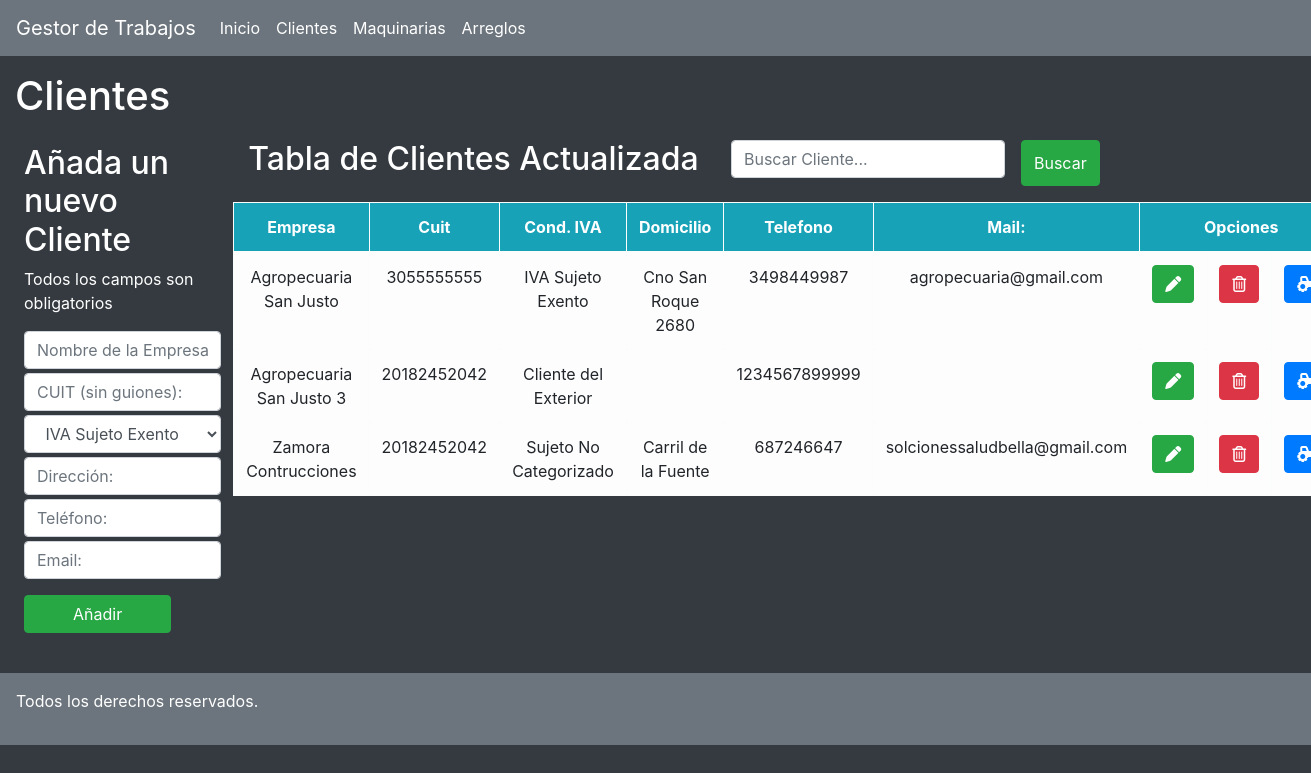
The page /clientes/listado/ on the database as committed earlier.
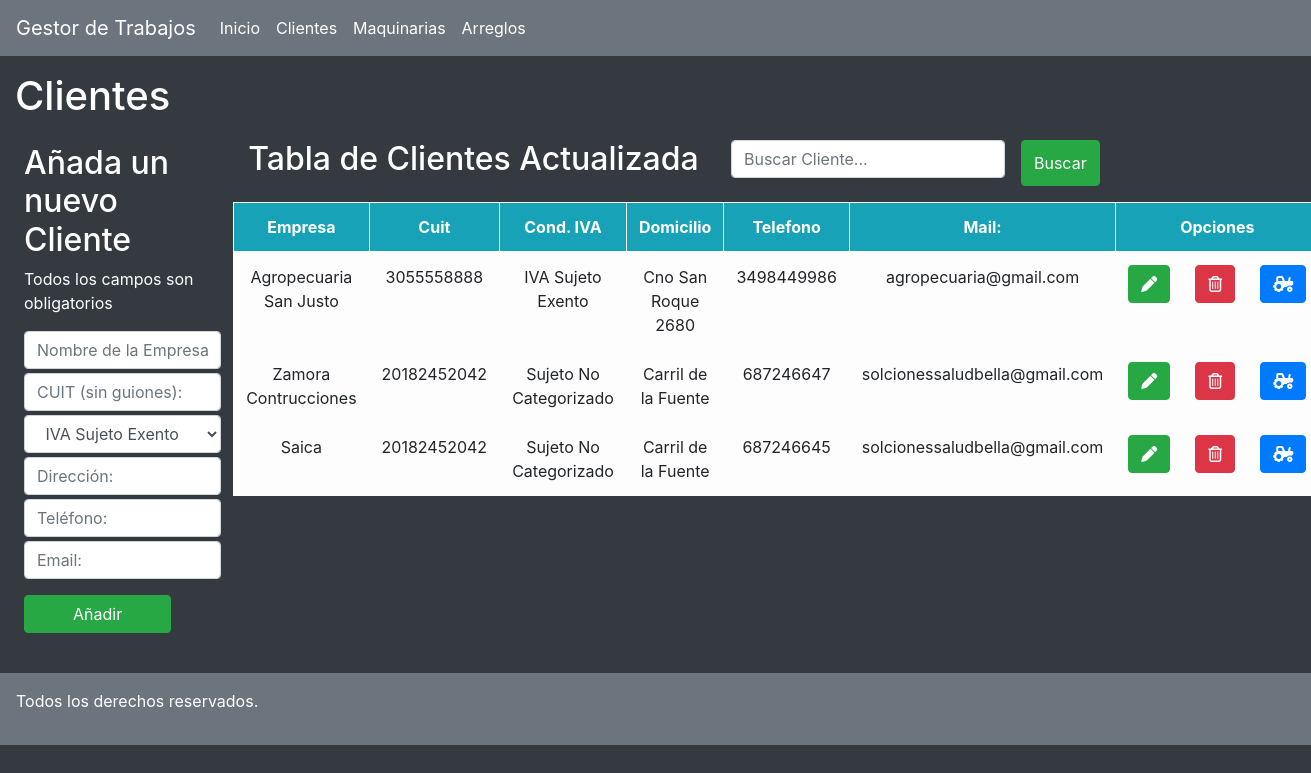
The same page on the database as committed later.
### clientes/models.py (models this page shows, shortened)
class Clientes(models.Model):
    empresa = models.CharField(max_length=50,null=True,blank=True)
    condicion_iva = models.CharField(max_length=30)
    telefono = models.IntegerField(null=True,blank=True)
    domicilio = models.CharField(max_length=100)
    mail = models.EmailField(null=True,blank=True)
    cuit = models.IntegerField()

### clientes/views.py (the view)
# urls.py: path('listado/', clientes, name='clientes'),
def clientes(request):
    abuscar = request.GET.get("clientebuscado")
    cliente = Clientes.objects.all()
    if abuscar:
        cliente = Clientes.objects.filter(
            Q(empresa__icontains = abuscar) |
            Q(cuit__icontains = abuscar) |
            Q(domicilio__icontains = abuscar)
        ).distinct()
    return render(request, 'clientes.html', {"clientes":cliente})

### clientes/templates/clientes.html (shortened to what this page needs)
{% extends "./base.html" %}
{% block body%}
<div class="col-12">
    <h1 class="mt-3 text-white">Clientes</h1>
</div>
<div class="row m-3">
    <div class="col-2 p-2 text-white">
        <h2>Añada un nuevo Cliente</h2>
        <p class="warning">Todos los campos son obligatorios</p>
        <form action="../add/" class="form-group" method="POST">
            <input type="text" name="empresa" class="form-control mt-1" placeholder="Nombre de la Empresa:">
            <input type="number" name="cuit" class="form-control mt-1" placeholder="CUIT (sin guiones):">
            <select class="form-control my-1" aria-label=".form-select-sm example" name="iva" id="">
                <option value="IVA Sujeto Exento">&nbsp;IVA Sujeto Exento</option>
            </select>
            <input type="text" name="domicilio" class="form-control mt-1" placeholder="Dirección:">
            <input type="number" name="telefono" class="form-control mt-1" placeholder="Teléfono:">
            <input type="text" name="mail" class="form-control mt-1" placeholder="Email:">
            <button class="btn btn-success aling-center px-5 mt-3">Añadir</button>
        </form>
    </div>
    <div class="col-10 p-1">
        <div class="d-flex justify-content-md-between mb-3 col-10">
            <h2 class="text-white">Tabla de Clientes Actualizada</h2>
            <form class="d-flex justify-content-end" method="GET">
                <input class="form-control me-2" type="search" name="clientebuscado" placeholder="Buscar Cliente..." aria-label="Search" value={{request.GET.clientebuscado}}>
                <button class="btn btn-success ml-3" type="submit">Buscar</button>
            </form>
        </div>
        <table class="table text-center table-bordered table-light table-hover">
            <thead class="bg-info text-white">
                <tr>
                    <th>Empresa</th>
                    <th>Cuit</th>
                    <th>Cond. IVA</th>
                    <th>Domicilio</th>
                    <th>Telefono</th>
                    <th >Mail:</th>
                    <th colspan="3" class="col-1">Opciones</th>
                </tr>
            </thead>
            <tbody class="">
                {% for clientes in clientes %}
                    <tr>
                        <td> {{ clientes.empresa}} </td>
                        <td> {{ clientes.cuit}} </td>
                        <td> {{ clientes.condicion_iva}} </td>
                        <td> {{ clientes.domicilio}} </td>
                        <td> {{ clientes.telefono}} </td>
                        <td> {{ clientes.mail}} </td>
                        <td><a href="{% url 'edit' clientes.id %}" class="btn btn-success"><i class="fas fa-pen"></i></a></td>
                        <td><a href="{% url 'delete' clientes.id %}" class="btn btn-danger"><i class="far fa-trash-alt"></i></a></td>
                        <td><a href="../maquinarias-cliente/{{clientes.id}}" class="btn btn-primary"><i class="fas fa-tractor"></i></a></td>
                    </tr>
                {% endfor %}
            </tbody>
        </table>
    </div>
</div>
{%endblock%}

### clientes/templates/base.html (shortened to what this page needs)
<!DOCTYPE html>
<html lang="en">
<head>
    {% load static %}
    <link rel="stylesheet" href="https://cdn.jsdelivr.net/npm/bootstrap@4.6.1/dist/css/bootstrap.min.css">
    <link rel="stylesheet" href="{% static 'css/style.css' %}">
</head>
<body class="bg-dark">
  <nav class="navbar navbar-expand-lg navbar-light bg-secondary">
    <a class="navbar-brand text-white" href="{% url 'index' %}">Gestor de Trabajos</a>
    <div class="collapse navbar-collapse" id="navbarNav">
        <ul class="navbar-nav">
          <li class="nav-item">
            <a class="nav-link text-white" href="{% url 'index' %}">Inicio <span class="sr-only">(current)</span></a>
          </li>
          <li class="nav-item active">
            <a class="nav-link text-white" href="{% url 'clientes'%}">Clientes</a>
          </li>
          <li class="nav-item">
            <a class="nav-link text-white" href="{% url 'maquinarias'%}">Maquinarias</a>
          </li>
          <li class="nav-item">
            <a class="nav-link text-white" href="{% url 'arreglos' %}">Arreglos</a>
          </li>
        </ul>
    </div>
  </nav>
  <container>
      {% block body%}
      {% endblock %}
  </container>
  <footer class="bg-secondary">
    <div class="text-white p-3">
        <p>Todos los derechos reservados. </p>
    </div>
  </footer>
</body>
</html>

Rows that differ between the two databases and show on the page:
removed Clientes: empresa "Agropecuaria San Justo 3", cuit "20182452042", condicion_iva "Cliente del Exterior", telefono "1234567899999"
changed Clientes "Agropecuaria San Justo": cuit "3055555555" → "3055558888"; telefono "3498449987" → "3498449986"
added Clientes: empresa "Saica", cuit "20182452042", condicion_iva "Sujeto No Categorizado", domicilio "Carril de la Fuente", telefono "687246645", mail "solcionessaludbella@gmail.com"
